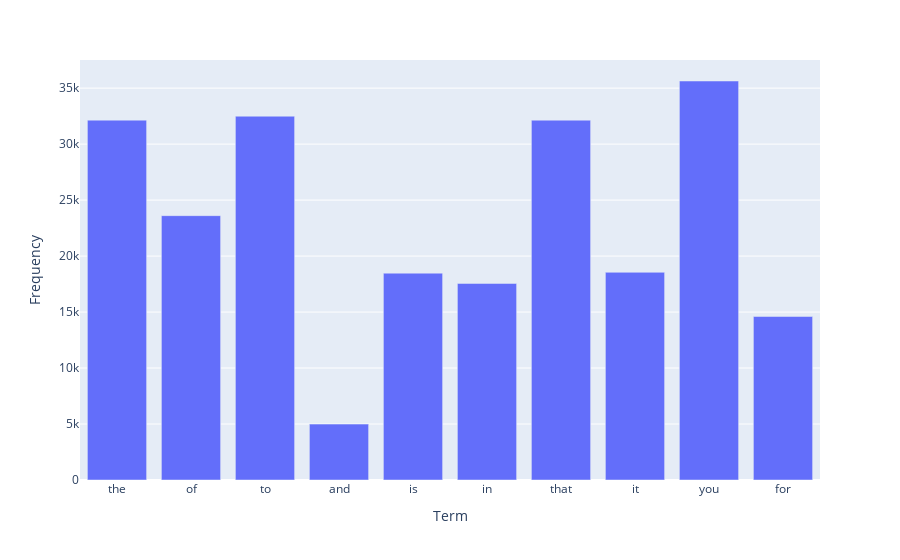

Notebook code cell kept with this figure:
### Code cell
numOfTerms = 10
tempFreq = np.array(X_counts.toarray().sum(axis=0))
tempTopFreq = np.argsort(-tempFreq)[:numOfTerms]
topTerm = []
for x in tempTopFreq:
    topTerm.append(count_vect.get_feature_names_out()[x])
data = {"Term": topTerm, "Frequency": tempTopFreq}
#data = {"Term": count_vect.get_feature_names_out()[:numOfTerms], "Frequency": term_frequencies[:numOfTerms]}
df = pd.DataFrame(data)
fig = px.bar(df,x="Term", y="Frequency")
  
fig.show()
tempFreq = tempTopFreq =numOfTerms = topTerm = None

### Figure 1 — Plotly figure (JSON) as saved in the notebook; plotly's stock layout.template omitted (floating-point values rounded to 4 significant figures)
{"data": [{"alignmentgroup": "True", "hovertemplate": "Term=%{x}<br>Frequency=%{y}<extra></extra>", "legendgroup": "", "marker": {"color": "#636efa", "pattern": {"shape": ""}}, "name": "", "offsetgroup": "", "orientation": "v", "showlegend": false, "textposition": "auto", "type": "bar", "x": ["the", "of", "to", "and", "is", "in", "that", "it", "you", "for"], "xaxis": "x", "y": [32142, 23610, 32493, 4992, 18474, 17556, 32139, 18551, 35638, 14601], "yaxis": "y"}], "layout": {"barmode": "relative", "legend": {"tracegroupgap": 0}, "margin": {"t": 60}, "xaxis": {"anchor": "y", "domain": [0, 1], "title": {"text": "Term"}}, "yaxis": {"anchor": "x", "domain": [0, 1], "title": {"text": "Frequency"}}}}
